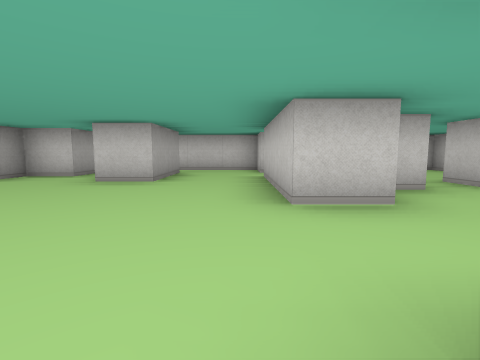
view 1 (above)

24 first-person views from a walk through a cub3D maze. The camera is about half as high as the walls, tilts 6° down and sees 85° across. The floor is counted in squares. Each view is taken from the middle of a square. On the plan, view 1 faces up. The plan holds only what a view shows up to about 9 squares ahead; the rest is blank.

view 2
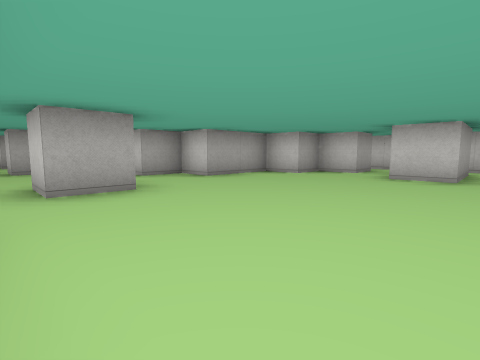

view 3
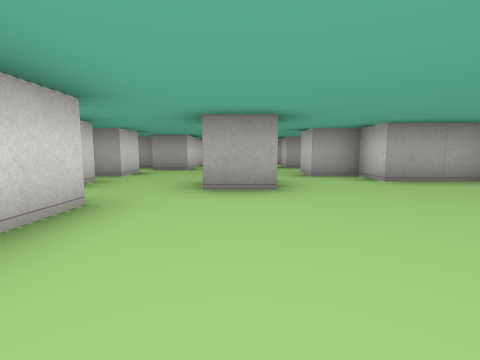

view 4
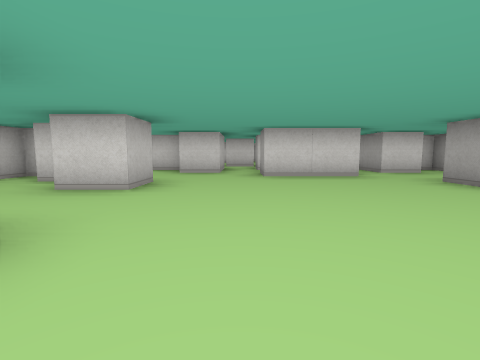

view 5
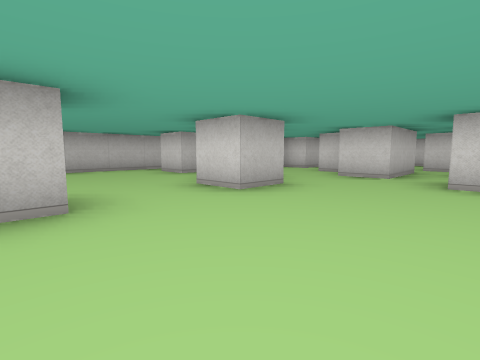

view 6
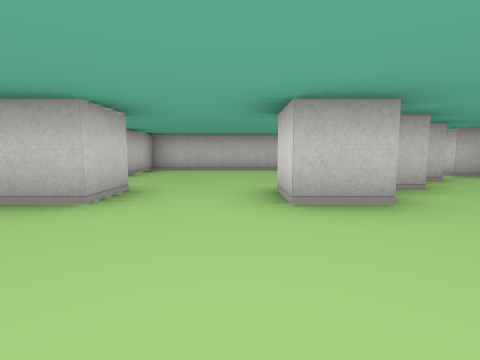

view 7
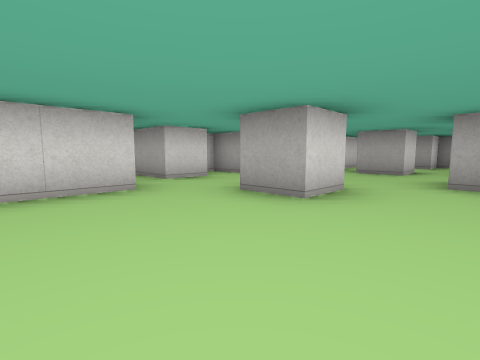

view 8
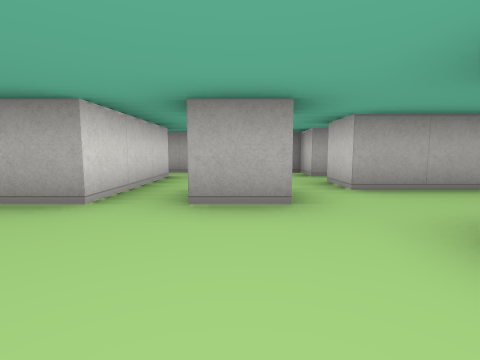

view 9
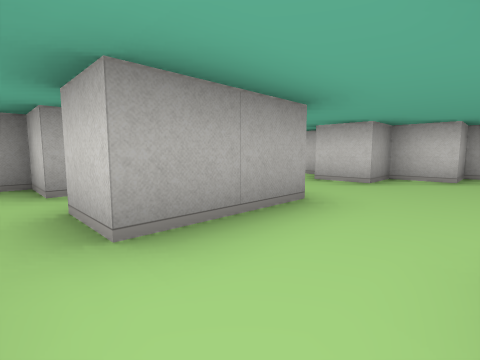

view 10
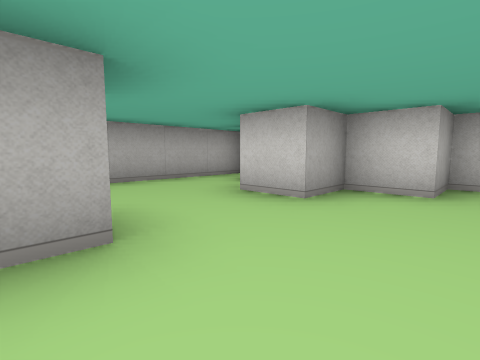

view 11
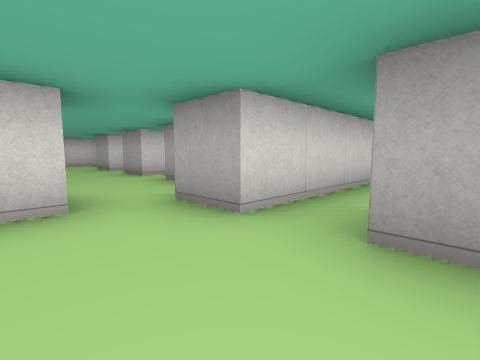

view 12
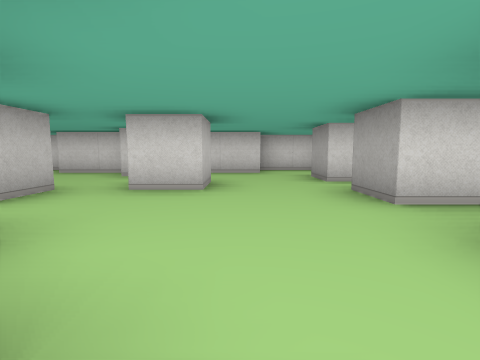

view 13
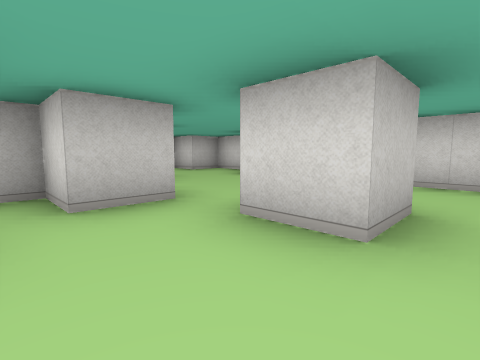

view 14
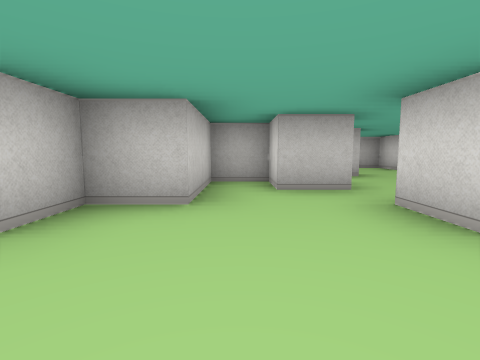

view 15
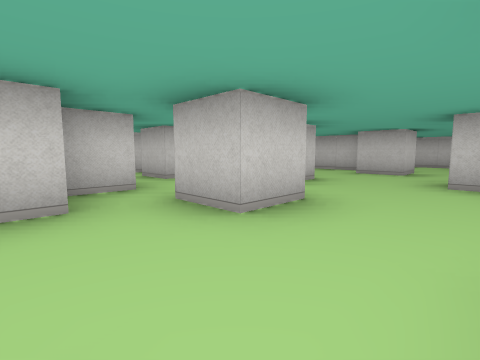

view 16
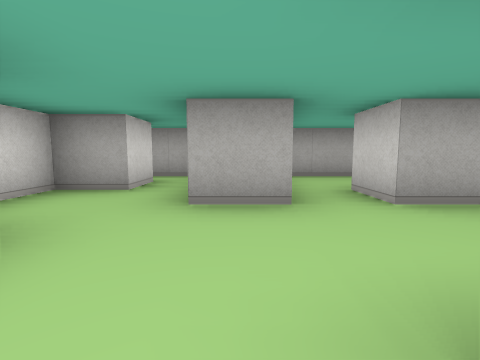

view 17
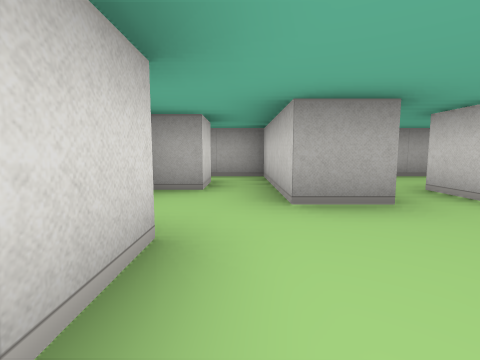

view 18
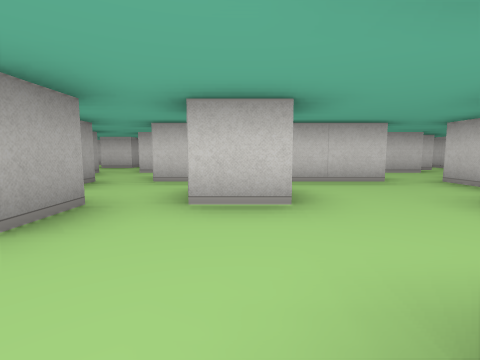

view 19
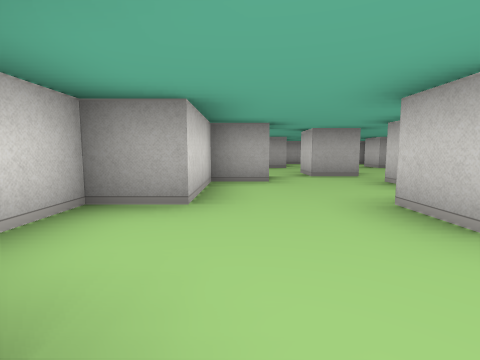

view 20
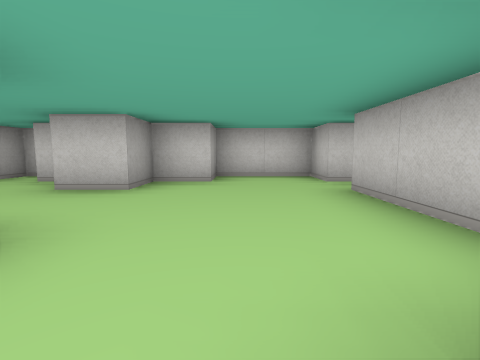

view 21
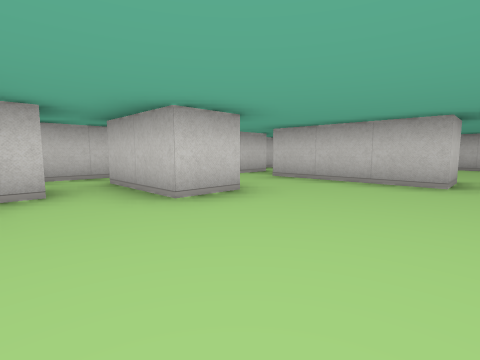

view 22
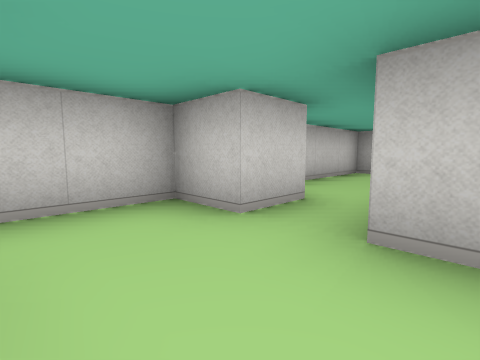

view 23
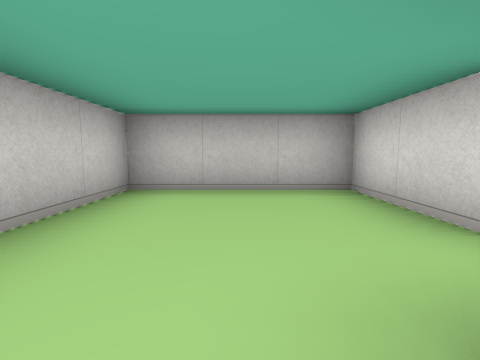

view 24
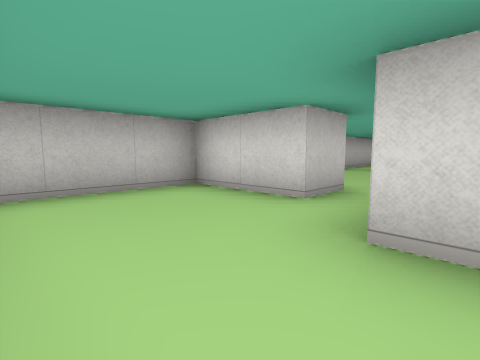

### Floor plan
Key: @ floor where view 1 was taken; # wall or solid block; . floor.
Columns run from 13 left of view 1 to 6 right of it. Each row starts with its distance up from view 1.
  8 ### ################
  7 #.###..# .....#....#
  6 #..#....##.#.......#
  5 #......##..#..##...#
  4  ......#......##.###
  3    #..##......#....#
  2 ##.#..#............#
  1 #..................#
  0 ##..#...#....@##...#
 -1 #..............###.#
 -2 #####.....##....#..#
 -3    #..###....#....
 -4    #...##..#.##.##
 -5 #. .....##......#
 -6 #..#....#...#..##
 -7 #.....#...#....#...#
 -8 ####...............#
 -9 #......#.....#
-10 #.#..#####..##
-11   ####   ####

Where each view was taken, in squares from view 1:
view 1: 0 up, 0 right, facing up
view 2: 1 down, 1 left, facing up-left
view 3: 0 up, 1 left, facing left
view 4: 4 up, 1 left, facing down
view 5: 3 up, 2 left, facing down-right
view 6: 1 up, 2 left, facing right
view 7: 2 up, 2 left, facing down-left
view 8: 0 up, 6 left, facing left
view 9: 1 up, 8 left, facing up-left
view 10: 3 up, 8 left, facing up-left
view 11: 0 up, 7 left, facing down-left
view 12: 3 down, 8 left, facing down
view 13: 5 down, 8 left, facing down-right
view 14: 5 down, 9 left, facing right
view 15: 9 down, 5 left, facing up-right
view 16: 8 down, 7 left, facing left
view 17: 9 down, 7 left, facing left
view 18: 9 down, 1 left, facing up
view 19: 9 down, 1 left, facing left
view 20: 2 up, 8 left, facing up
view 21: 2 up, 4 left, facing up-right
view 22: 5 up, 1 left, facing up-right
view 23: 6 up, 2 right, facing right
view 24: 7 up, 2 right, facing down-right
